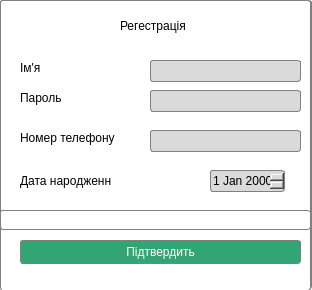
<?xml version="1.0" encoding="UTF-8"?>
<ui version="4.0">
 <class>signupwindow</class>
 <widget class="QDialog" name="signupwindow">
  <property name="geometry">
   <rect>
    <x>0</x>
    <y>0</y>
    <width>312</width>
    <height>290</height>
   </rect>
  </property>
  <property name="windowTitle">
   <string>Dialog</string>
  </property>
  <property name="styleSheet">
   <string notr="true">background-color: rgb(255, 255, 255);
 border: 1px solid gray;
border-radius: 3px;
</string>
  </property>
  <widget class="QGroupBox" name="SignUpGroupBox">
   <property name="geometry">
    <rect>
     <x>0</x>
     <y>0</y>
     <width>311</width>
     <height>291</height>
    </rect>
   </property>
   <property name="styleSheet">
    <string notr="true"> border: 1px solid gray;
border-radius: 3px;</string>
   </property>
   <property name="title">
    <string/>
   </property>
   <widget class="QLabel" name="NameLabel">
    <property name="geometry">
     <rect>
      <x>20</x>
      <y>60</y>
      <width>41</width>
      <height>16</height>
     </rect>
    </property>
    <property name="styleSheet">
     <string notr="true">font: 10pt &quot;Segoe UI&quot;;
border:none;</string>
    </property>
    <property name="text">
     <string>Ім'я</string>
    </property>
   </widget>
   <widget class="QLabel" name="PasswordLabel">
    <property name="geometry">
     <rect>
      <x>20</x>
      <y>90</y>
      <width>61</width>
      <height>16</height>
     </rect>
    </property>
    <property name="styleSheet">
     <string notr="true">font: 10pt &quot;Segoe UI&quot;;
border:none;</string>
    </property>
    <property name="text">
     <string>Пароль</string>
    </property>
   </widget>
   <widget class="QLabel" name="PhoneNumberLabel">
    <property name="geometry">
     <rect>
      <x>20</x>
      <y>130</y>
      <width>111</width>
      <height>16</height>
     </rect>
    </property>
    <property name="styleSheet">
     <string notr="true">font: 10pt &quot;Segoe UI&quot;;
border:none;</string>
    </property>
    <property name="text">
     <string>Номер телефону</string>
    </property>
   </widget>
   <widget class="QLabel" name="label">
    <property name="geometry">
     <rect>
      <x>20</x>
      <y>170</y>
      <width>91</width>
      <height>22</height>
     </rect>
    </property>
    <property name="styleSheet">
     <string notr="true">font: 10pt &quot;Segoe UI&quot;;
border:none;</string>
    </property>
    <property name="text">
     <string>Дата народження</string>
    </property>
   </widget>
   <widget class="QDateEdit" name="DateOfBirthEdit">
    <property name="geometry">
     <rect>
      <x>210</x>
      <y>170</y>
      <width>75</width>
      <height>22</height>
     </rect>
    </property>
    <property name="styleSheet">
     <string notr="true">background-color: rgb(218, 218, 218);</string>
    </property>
   </widget>
   <widget class="QLineEdit" name="NameLineEdit">
    <property name="geometry">
     <rect>
      <x>150</x>
      <y>60</y>
      <width>151</width>
      <height>22</height>
     </rect>
    </property>
    <property name="maximumSize">
     <size>
      <width>206</width>
      <height>16777215</height>
     </size>
    </property>
    <property name="styleSheet">
     <string notr="true">background-color: rgb(218, 218, 218);</string>
    </property>
   </widget>
   <widget class="QLineEdit" name="PhoneNumberLineEdit">
    <property name="geometry">
     <rect>
      <x>150</x>
      <y>130</y>
      <width>151</width>
      <height>22</height>
     </rect>
    </property>
    <property name="styleSheet">
     <string notr="true">background-color: rgb(218, 218, 218);</string>
    </property>
   </widget>
   <widget class="QPushButton" name="ConfirmPushButton">
    <property name="geometry">
     <rect>
      <x>20</x>
      <y>240</y>
      <width>281</width>
      <height>24</height>
     </rect>
    </property>
    <property name="styleSheet">
     <string notr="true">background-color: rgb(49, 166, 116);color: white;</string>
    </property>
    <property name="text">
     <string>Підтвердить</string>
    </property>
   </widget>
   <widget class="QLineEdit" name="PasswordLineEditd">
    <property name="geometry">
     <rect>
      <x>150</x>
      <y>90</y>
      <width>151</width>
      <height>22</height>
     </rect>
    </property>
    <property name="styleSheet">
     <string notr="true">background-color: rgb(218, 218, 218);</string>
    </property>
   </widget>
   <widget class="QLabel" name="label_2">
    <property name="geometry">
     <rect>
      <x>120</x>
      <y>10</y>
      <width>91</width>
      <height>31</height>
     </rect>
    </property>
    <property name="styleSheet">
     <string notr="true">font: 10pt &quot;Segoe UI&quot;;
border:none;</string>
    </property>
    <property name="text">
     <string>Регестрація</string>
    </property>
   </widget>
   <widget class="QLabel" name="warningLabel">
    <property name="geometry">
     <rect>
      <x>0</x>
      <y>210</y>
      <width>311</width>
      <height>20</height>
     </rect>
    </property>
    <property name="text">
     <string/>
    </property>
   </widget>
  </widget>
 </widget>
 <resources/>
 <connections/>
</ui>
